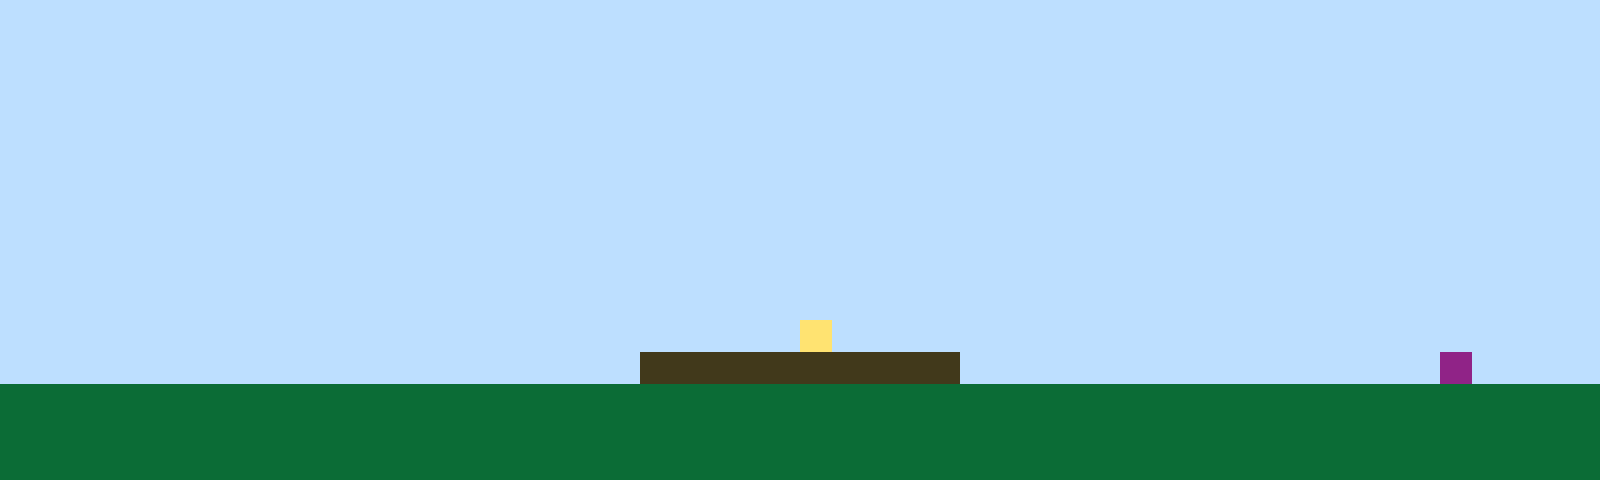

This game map was drawn from its Tiled (.tmx) file and the tilesets committed beside it. A one-line description and the full map source follow:
An orthogonal 50x15 tile map with 32x32 px tiles, 1 tile layer (Tile Layer 1).

<map version="1.10" tiledversion="1.11.2" orientation="orthogonal" renderorder="right-up" width="50" height="15" tilewidth="32" tileheight="32" infinite="0" nextlayerid="2" nextobjectid="1"><editorsettings><export target="map1.csv" format="csv" /></editorsettings><tileset firstgid="1" name="sprites" tilewidth="32" tileheight="32" tilecount="6" columns="3"><image source="sprites.png" width="96" height="64" /></tileset><layer id="1" name="Tile Layer 1" width="50" height="15"><data encoding="csv">1,1,1,1,1,1,1,1,1,1,1,1,1,1,1,1,1,1,1,1,1,1,1,1,1,1,1,1,1,1,1,1,1,1,1,1,1,1,1,1,1,1,1,1,1,1,1,1,1,1,1,1,1,1,1,1,1,1,1,1,1,1,1,1,1,1,1,1,1,1,1,1,1,1,1,1,1,1,1,1,1,1,1,1,1,1,1,1,1,1,1,1,1,1,1,1,1,1,1,1,1,1,1,1,1,1,1,1,1,1,1,1,1,1,1,1,1,1,1,1,1,1,1,1,1,1,1,1,1,1,1,1,1,1,1,1,1,1,1,1,1,1,1,1,1,1,1,1,1,1,1,1,1,1,1,1,1,1,1,1,1,1,1,1,1,1,1,1,1,1,1,1,1,1,1,1,1,1,1,1,1,1,1,1,1,1,1,1,1,1,1,1,1,1,1,1,1,1,1,1,1,1,1,1,1,1,1,1,1,1,1,1,1,1,1,1,1,1,1,1,1,1,1,1,1,1,1,1,1,1,1,1,1,1,1,1,1,1,1,1,1,1,1,1,1,1,1,1,1,1,1,1,1,1,1,1,1,1,1,1,1,1,1,1,1,1,1,1,1,1,1,1,1,1,1,1,1,1,1,1,1,1,1,1,1,1,1,1,1,1,1,1,1,1,1,1,1,1,1,1,1,1,1,1,1,1,1,1,1,1,1,1,1,1,1,1,1,1,1,1,1,1,1,1,1,1,1,1,1,1,1,1,1,1,1,1,1,1,1,1,1,1,1,1,1,1,1,1,1,1,1,1,1,1,1,1,1,1,1,1,1,1,1,1,1,1,1,1,1,1,1,1,1,1,1,1,1,1,1,1,1,1,1,1,1,1,1,1,1,1,1,1,1,1,1,1,1,1,1,1,1,1,1,1,1,1,1,1,1,1,1,1,1,1,1,1,1,1,1,1,1,1,1,1,1,1,1,1,1,1,1,1,1,1,1,1,1,1,1,1,1,1,1,1,1,1,1,1,1,1,1,1,1,1,1,1,1,1,1,1,1,1,1,1,1,1,1,1,1,1,1,1,1,1,1,1,1,1,1,1,1,1,1,1,1,1,1,1,1,1,1,1,1,1,1,1,1,1,1,1,1,1,1,1,1,1,1,1,1,1,1,1,1,1,1,1,1,1,1,1,1,1,1,1,1,4,1,1,1,1,1,1,1,1,1,1,1,1,1,1,1,1,1,1,1,1,1,1,1,1,1,1,1,1,1,1,1,1,1,1,1,1,1,1,1,1,1,1,1,1,3,3,3,3,3,3,3,3,3,3,1,1,1,1,1,1,1,1,1,1,1,1,1,1,1,6,1,1,1,1,2,2,2,2,2,2,2,2,2,2,2,2,2,2,2,2,2,2,2,2,2,2,2,2,2,2,2,2,2,2,2,2,2,2,2,2,2,2,2,2,2,2,2,2,2,2,2,2,2,2,2,2,2,2,2,2,2,2,2,2,2,2,2,2,2,2,2,2,2,2,2,2,2,2,2,2,2,2,2,2,2,2,2,2,2,2,2,2,2,2,2,2,2,2,2,2,2,2,2,2,2,2,2,2,2,2,2,2,2,2,2,2,2,2,2,2,2,2,2,2,2,2,2,2,2,2,2,2,2,2,2,2,2,2,2,2,2,2,2,2,2,2,2,2,2,2,2,2,2,2</data></layer></map>
